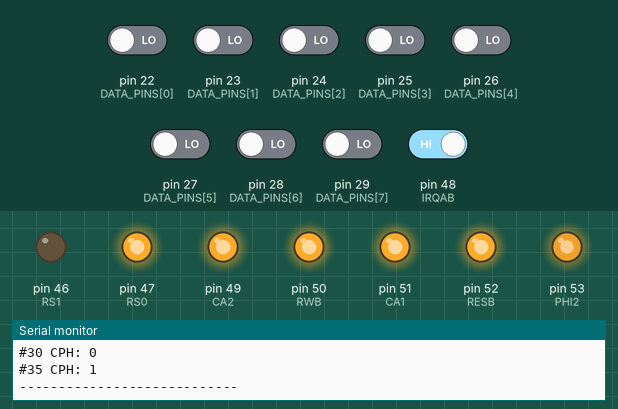
Simulated run of this program. Board: Arduino Mega 2560, built with avr-gcc and run on an emulated ATmega2560. Parts: output pins drawn as LEDs (lit = HIGH), the last lines printed to the serial monitor. The inputs (shaded band) are chosen by the test bench; at power-on: pin 48 (IRQAB) HIGH, pin 22 (DATA_PINS[0]), pin 23 (DATA_PINS[1]), pin 24 (DATA_PINS[2]), pin 25 (DATA_PINS[3]), pin 26 (DATA_PINS[4]), pin 27 (DATA_PINS[5]), pin 28 (DATA_PINS[6]), pin 29 (DATA_PINS[7]) LOW. Pins used as bus, display or sensor lines are not drawn.

Above: at 0.1 s.
At 0.5 s:
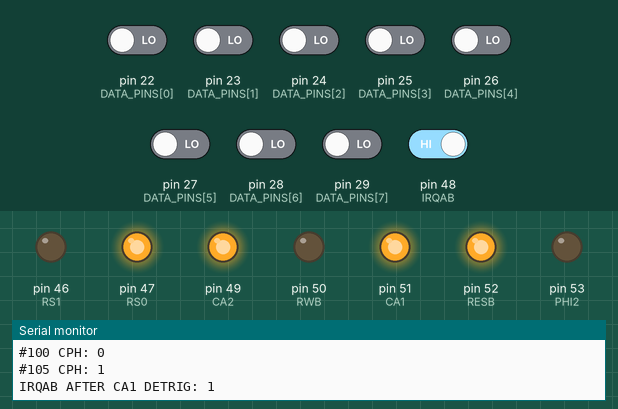
At 0.9 s:
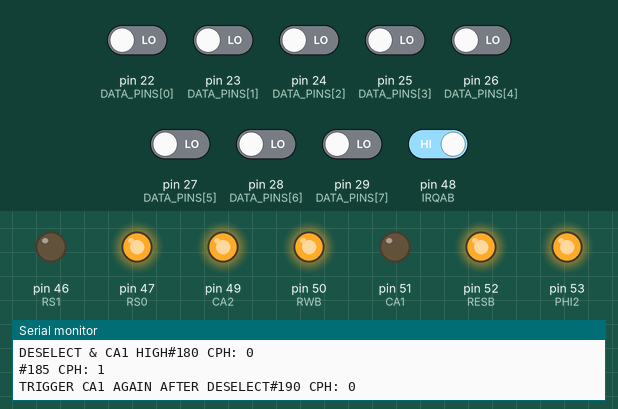
Timing chart, 0 to 2.4 s (numbered marks = the images above):
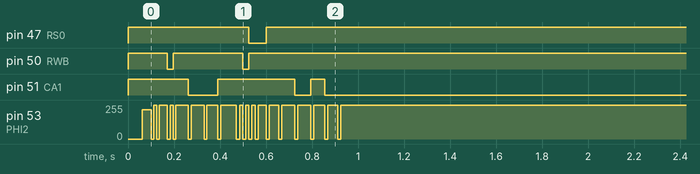

The program:

main.cpp
```cpp
#include <Arduino.h>


/*
                        W65C21S <--->  Arduino Uno
                 GND
                 |       +------\/------+
                 +----  1| VSS      CA1 |40 ------ 13
                        2| PA0      CA2 |39 ------ A4
                        3| PA1    IRQAB |38 ------ A0
                        4| PA2    IRQBB |37 ------ NA
                        5| PA3      RS0 |36 ------ A1
                        6| PA4      RS1 |35 ------ A2
                        7| PA5     RESB |34 ------ 12
                        8| PA6       D0 |33 -------- 2
                        9| PA7       D1 |32 -------- 3
                       10| PB0       D2 |31 -------- 4
                       11| PB1       D3 |30 -------- 5
                       12| PB2       D4 |29 -------- 6
                       13| PB3       D5 |28 -------- 7
                       14| PB4       D6 |27 -------- 8
                       15| PB5       D7 |26 -------- 9
                       16| PB6     PHI2 |25 -------- 10
                       17| PB7      CS1 |24 -------- 5V
           5V -------- 18| CB1     CS2B |23 -------- A3
           5V -------- 19| CB2      CS0 |22 -------- 5V
           5V -------- 20| VDD      RWB |21 -------- 11
                          +--------------+

*/
const int SERIAL_SPEED = 9600; // Arduino Serial Speed
const int CLOCK_DELAY = 5; // Arduino Serial Speed


#define PHI2 53
#define RESB 52
#define RWB 50
#define CA1 51
#define CA2 49
#define IRQAB 48
#define RS0 47
#define RS1 46
#define CS2B 45
#define CHECK_BIT(var,pos) ((var) & (1<<(pos)))


const int DATA_PINS[]     = {22, 23, 24, 25, 26, 27, 28, 29}; // TO DATA BUS PIN 0-7 6502
int rw_state;             // Current R/W state (from 6502)
unsigned char bus_data;   // Data Bus value (from 6502)
unsigned char pre_bus_data;   // Previous Bus value (from 6502)
int pre_rw_state;             // Previous R/W state (from 6502)

int clock_state=0;             // Previous R/W state (from 6502)
long tick_count=0;             // Previous R/W state (from 6502)


// Set Arduino Bus conneced pins mode as IN or OUT
void setBusMode(int mode) {
  for (int i = 0; i < 8; ++i) {
    pinMode(DATA_PINS[i], mode);
  }
}

// Read RW_PIN state and set the busMode (aruduino related PINS) to OUTPUT or INPUT
void handleRWState() {
  int tmp_rw_state=digitalRead(RWB);

  if (rw_state != tmp_rw_state) {
    rw_state=tmp_rw_state;
    rw_state ? setBusMode(INPUT) : setBusMode(OUTPUT);
  }
}

// Read 6502 Data PINS and store the BYTE in our bus_data var
void readData() {
  bus_data = 0;
  for (int i = 0; i < 8; ++i)
  {
    bus_data = bus_data << 1;
    bus_data += (digitalRead(DATA_PINS[8-i-1]) == HIGH)?1:0;
  }
}

// Send a byte to the 6502 DATA BUS
void byteToDataBus(unsigned char data) {
  for (int i = 0; i < 6; i++) {
    digitalWrite(DATA_PINS[i], CHECK_BIT(data, i));
  }
}

void tick() {
  clock_state = !clock_state;
  tick_count+=1;
  digitalWrite(PHI2, clock_state);
  delay(CLOCK_DELAY);
  Serial.print("#");
  Serial.print(tick_count*CLOCK_DELAY, DEC);
  Serial.print(" CPH: ");
  Serial.println(clock_state, DEC);

}

void writeToCIA() {
  digitalWrite(RWB, LOW); // WRITE TO CIA
  handleRWState();
}

void readFromCIA() {
  digitalWrite(RWB, HIGH); // READ FROM CIA
  handleRWState();
}

// the setup function runs once when you press reset or power the board
void setup() {
  clock_state = 0;
  // initialize digital pin LED_BUILTIN as an output.
  pinMode(CA1, OUTPUT);
  pinMode(CA2, OUTPUT);
  pinMode(PHI2, OUTPUT);
  pinMode(RESB, OUTPUT);
  pinMode(RWB, OUTPUT);
  pinMode(CS2B, OUTPUT);
  pinMode(RS0, OUTPUT);
  pinMode(RS1, OUTPUT);
  pinMode(IRQAB, INPUT_PULLUP);


  digitalWrite(RESB, LOW); // RESET GOES LOW!
  digitalWrite(CA1, HIGH); // INTERRUPT VIA CA1
  digitalWrite(CA2, HIGH); // INTERRUPT VIA CA2
  readFromCIA();

  // SELECT CONTROL REG
  digitalWrite(RS0, HIGH); // Control Register A
  digitalWrite(RS1, LOW); // Control Register A

  Serial.begin(SERIAL_SPEED);
  tick();
  tick();
  tick(); // ALIGN TO POSITIVE CLOCK


  digitalWrite(RESB, HIGH); // STOP RESET
  tick();
  tick();


  digitalWrite(CS2B, LOW); // SELECT
  tick();
  tick();


  Serial.println("----------------------------");
  Serial.println("65C21 Test");
  Serial.println("----------------------------");

  tick();
  tick();


  readFromCIA();
  tick();
  tick();
  Serial.print("REGA AFTER RESET: ");
  readData();
  Serial.println(bus_data, BIN);


  // WRITE REG A (active int)
  writeToCIA();
  byteToDataBus(0b00000001);
  tick();
  tick();


  readFromCIA();
  tick();
  tick();

  // RESULT
  Serial.print("IRQAB NO IRQ: ");
  Serial.println(digitalRead(IRQAB));

  Serial.print("REGA AFTER CIA SET: ");
  readData();
  Serial.println(bus_data, BIN);

  digitalWrite(CA1, LOW); // TRIGGER INT
  tick();
  tick();


  readData();
  Serial.print("REGA AFTER INTERRUPT TRIGGERED on CA1: ");
  Serial.println(bus_data, BIN);
  tick();
  tick();

    // RESULT
  Serial.print("IRQAB AFTER INPUT TRIGGERED: ");
  Serial.println(digitalRead(IRQAB));


  digitalWrite(CA1, HIGH); // UNTRIGGER INT
  tick();
  tick();


    // RESULT
  Serial.print("IRQAB AFTER CA1 DETRIG: ");
  Serial.println(digitalRead(IRQAB));

  readData();
  Serial.print("REGA AFTER CA1 DETRIG: ");
  Serial.println(bus_data, BIN);
  tick();
  tick();

  // WRITE REG A (PERIPHERIAL A SELECT)
  writeToCIA();
  byteToDataBus(0b00000101); // Bit 2 at 1
  tick();
  tick();
  digitalWrite(RS0, LOW); // Per A
  digitalWrite(RS1, LOW); // Per A
  readFromCIA();
  tick();
  tick();
  readData();
  tick();
  tick();
  Serial.print("PERIPHERIAL DATA: ");
  Serial.println(bus_data, BIN);


  digitalWrite(RS0, HIGH); // Control Register A
  digitalWrite(RS1, LOW); // Control Register A
  tick();
  tick();
  readData();
  Serial.print("REGA AFTER PER A READ: ");
  Serial.println(bus_data, BIN);
  tick();
  tick();
  Serial.print("IRQAB AFTER A READ: ");
  Serial.println(digitalRead(IRQAB));


  // TRIGGER CA1 AGAIN
  Serial.print("TRIGGER CA1 AGAIN");
  digitalWrite(CA1, LOW); // UNTRIGGER INT
  tick();
  tick();
  Serial.print("IRQAB AFTER TRIGGER ");
  Serial.println(digitalRead(IRQAB));


  Serial.print("DESELECT & CA1 HIGH");
  digitalWrite(CA1, HIGH); // UNTRIGGER INT
  digitalWrite(CS2B, HIGH); // DESELECT
  tick();
  tick();


  // TRIGGER CA1 AGAIN
  Serial.print("TRIGGER CA1 AGAIN AFTER DESELECT");
  digitalWrite(CA1, LOW); // UNTRIGGER INT
  tick();
  tick();
  Serial.print("IRQAB AFTER TRIGGER ");
  Serial.println(digitalRead(IRQAB));


  Serial.print("SELECT");
  digitalWrite(CS2B, LOW); // SELECT

  /*
  digitalWrite(CS2B, HIGH); // DESELECT
  tick();
  tick();
  digitalWrite(CS2B, LOW); // SELECT
  tick();
  tick();
  digitalWrite(RS0, HIGH); // Control Register A
  digitalWrite(RS1, LOW); // Control Register A
  tick();
  tick();

 // WRITE REG A (PERIPHERIAL A SELECT)
  writeToCIA();
  byteToDataBus(0b00001000); // Bit 3 at 1 so CA2 now trigger too
  tick();
  tick();

  readFromCIA();
  tick();
  tick();
  readData();
  Serial.print("REGA AFTER BIT3 CA2 SET: ");
  Serial.println(bus_data, BIN);


  digitalWrite(CA2, LOW); // TRIGGER CA2
  tick();
  tick();
  readData();
  Serial.println("REGA & IRQA AFTER CA2 triggered");
  Serial.println(bus_data, BIN);
  Serial.println(digitalRead(IRQAB));
  Serial.println("-------------------------------");


  */


  digitalWrite(CS2B, HIGH); // DESELECT
  tick();
  tick();


  // READY

}

// the loop function runs over and over again forever
void loop() {
                     // wait for a second
}
```
